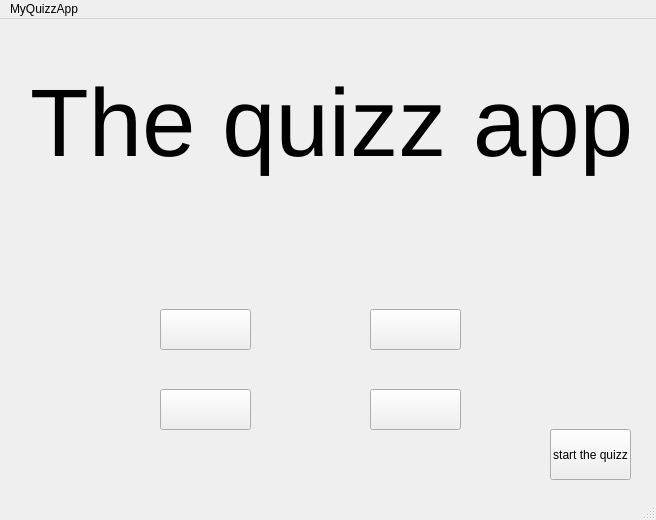
<?xml version="1.0" encoding="UTF-8"?>
<ui version="4.0">
 <class>MyApp</class>
 <widget class="QMainWindow" name="MyApp">
  <property name="geometry">
   <rect>
    <x>0</x>
    <y>0</y>
    <width>656</width>
    <height>520</height>
   </rect>
  </property>
  <property name="windowTitle">
   <string>TheApp</string>
  </property>
  <widget class="QWidget" name="centralwidget">
   <widget class="QPushButton" name="button1">
    <property name="geometry">
     <rect>
      <x>550</x>
      <y>410</y>
      <width>81</width>
      <height>51</height>
     </rect>
    </property>
    <property name="text">
     <string>start the quizz</string>
    </property>
   </widget>
   <widget class="QLabel" name="label1">
    <property name="geometry">
     <rect>
      <x>30</x>
      <y>40</y>
      <width>641</width>
      <height>131</height>
     </rect>
    </property>
    <property name="text">
     <string>&lt;html&gt;&lt;head/&gt;&lt;body&gt;&lt;p&gt;&lt;span style=&quot; font-size:72pt;&quot;&gt;The quizz app&lt;/span&gt;&lt;/p&gt;&lt;/body&gt;&lt;/html&gt;</string>
    </property>
   </widget>
   <widget class="QPushButton" name="buttonA">
    <property name="geometry">
     <rect>
      <x>160</x>
      <y>290</y>
      <width>91</width>
      <height>41</height>
     </rect>
    </property>
    <property name="text">
     <string/>
    </property>
   </widget>
   <widget class="QPushButton" name="buttonC">
    <property name="geometry">
     <rect>
      <x>160</x>
      <y>370</y>
      <width>91</width>
      <height>41</height>
     </rect>
    </property>
    <property name="text">
     <string/>
    </property>
   </widget>
   <widget class="QPushButton" name="buttonB">
    <property name="geometry">
     <rect>
      <x>370</x>
      <y>290</y>
      <width>91</width>
      <height>41</height>
     </rect>
    </property>
    <property name="text">
     <string/>
    </property>
   </widget>
   <widget class="QPushButton" name="buttonD">
    <property name="geometry">
     <rect>
      <x>370</x>
      <y>370</y>
      <width>91</width>
      <height>41</height>
     </rect>
    </property>
    <property name="text">
     <string/>
    </property>
   </widget>
   <widget class="QLabel" name="question">
    <property name="geometry">
     <rect>
      <x>140</x>
      <y>190</y>
      <width>381</width>
      <height>61</height>
     </rect>
    </property>
    <property name="text">
     <string/>
    </property>
   </widget>
  </widget>
  <widget class="QMenuBar" name="menubar">
   <property name="geometry">
    <rect>
     <x>0</x>
     <y>0</y>
     <width>656</width>
     <height>21</height>
    </rect>
   </property>
   <widget class="QMenu" name="menuMyQuizzApp">
    <property name="title">
     <string>MyQuizzApp</string>
    </property>
   </widget>
   <addaction name="menuMyQuizzApp"/>
  </widget>
  <widget class="QStatusBar" name="statusbar"/>
 </widget>
 <resources/>
 <connections/>
</ui>
